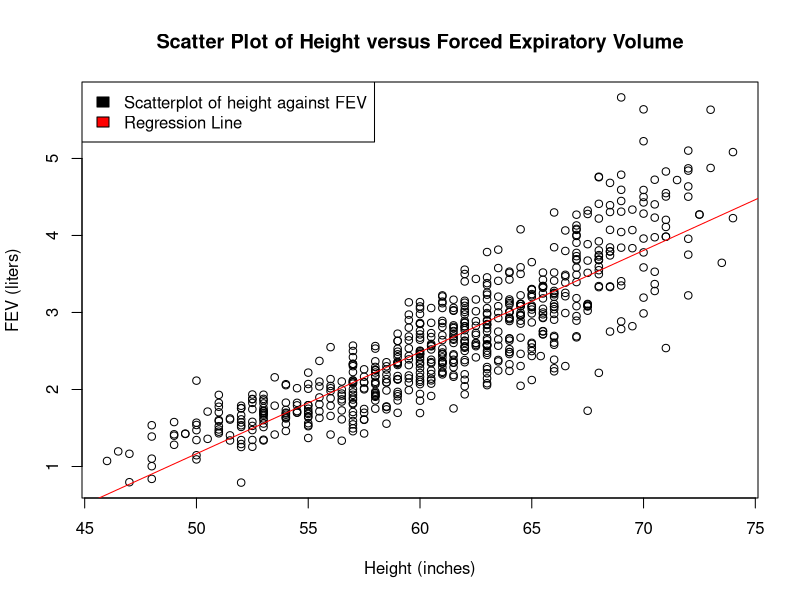
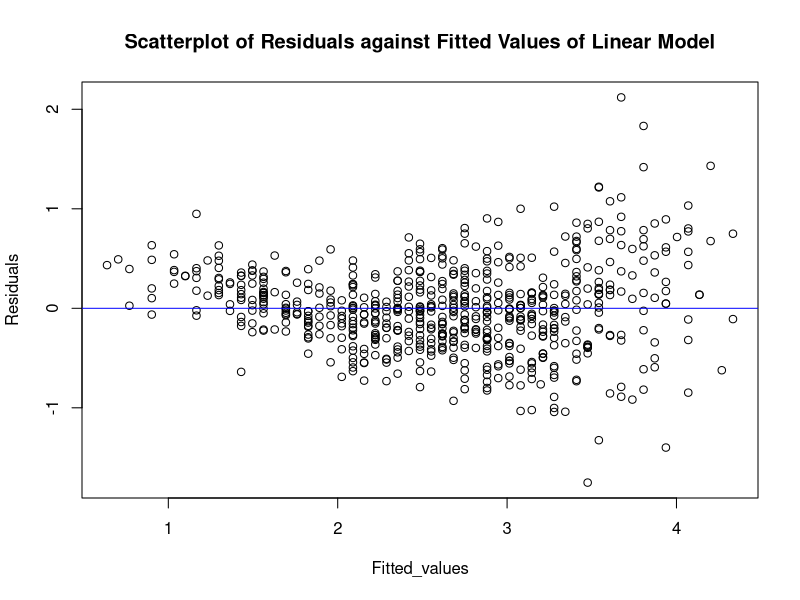

Generate these figures, in order, with R:
######################################################################################
# Filename:      Lab 3.R
# Description:   R Scripts for SC212 Lab 3
# Author:        Francis O'Hara
# Date Modified: 9/30/24
######################################################################################

# load the data
data <- read.csv("./Week 4/data/fev.csv")
str(data)

# plot scatter plot of height vs lung function (FEV)
plot(data$height, data$fev,
     main = "Scatter Plot of Height versus Forced Expiratory Volume",
     xlab = "Height (inches)",
     ylab = "FEV (liters)")

######################################################################################
# Q1: Yes, the relationship between the variables is approximately linear
######################################################################################

# calculate correlation between height and lung function (FEV)
cor(data$height, data$fev)

######################################################################################
# Q2: Yes, height and fev are positively correlated. Their exact correlation is 0.868135.
######################################################################################

# train linear regression model to determine best fit line for prediciting FEV from height
my.lm <- lm(data$fev ~ data$height)
summary(my.lm)
my.lm$coefficients  # retrieve only slope and y-intercept of best fit line

######################################################################################
# Q3: The equation of the regression line is:
# fev = (height x 0.1319756) - 5.4326788
######################################################################################

######################################################################################
# Q4: Every inch increase in the height of the child is associated with an increase in the Forced Expiratory Volumne by 0.1319756 liters.
# Additionally, if a child were to have a height of 0 inches (beyond the range of the data), they would have a Forced Expiratory Volume (FEV) of -5.4326788.
# The intercept is essentially not interpretable in this setting.
######################################################################################

# list attributes of a linear model object
names(my.lm)

# list all fitted values produced by the model
my.lm$fitted.values

# add regression line to scatterplot
abline(my.lm,
       col="red")
legend("topleft",
       legend=c("Scatterplot of height against FEV", "Regression Line"),
        fill=c("black", "red"))

# plot scatter plot of residuals vs the fitted values of the linear model
plot(my.lm$fitted.values, my.lm$residuals,
     main = "Scatterplot of Residuals against Fitted Values of Linear Model",
xlab = "Fitted_values",
     ylab = "Residuals")
abline(h=0, col="blue")